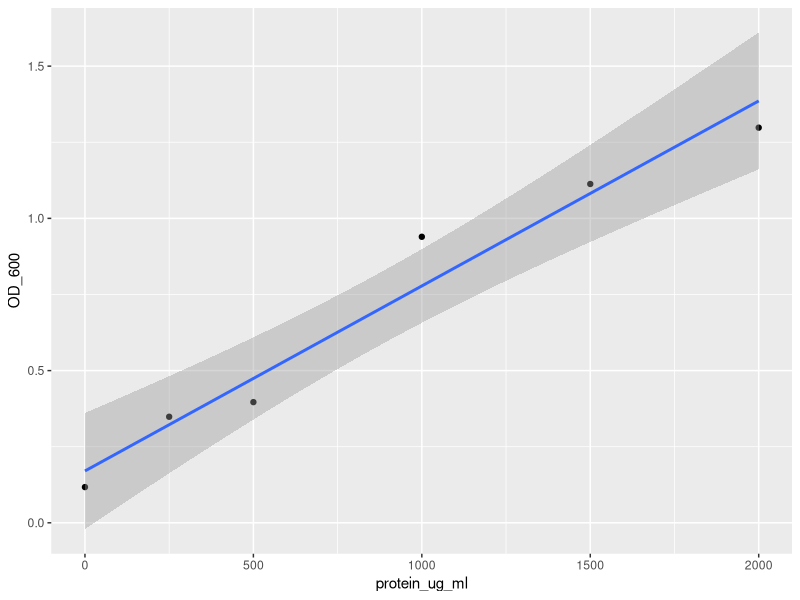

Recreate this plot in R.
## ---- chunk 1
library(tidyverse)
## ---- chunk 2
assay_calibration_data<-read_csv("assay_calibration_data.csv")
## ---- chunk 3
assay_calibration_data %>%
  ggplot(aes(x=protein_ug_ml,y=OD_600))+
  geom_point()+
  geom_smooth(method="lm")
## ---- chunk 4
lm(OD_600~protein_ug_ml,assay_calibration_data)
## ---- chunk 5
(0.568-0.1703469)/0.0006077
